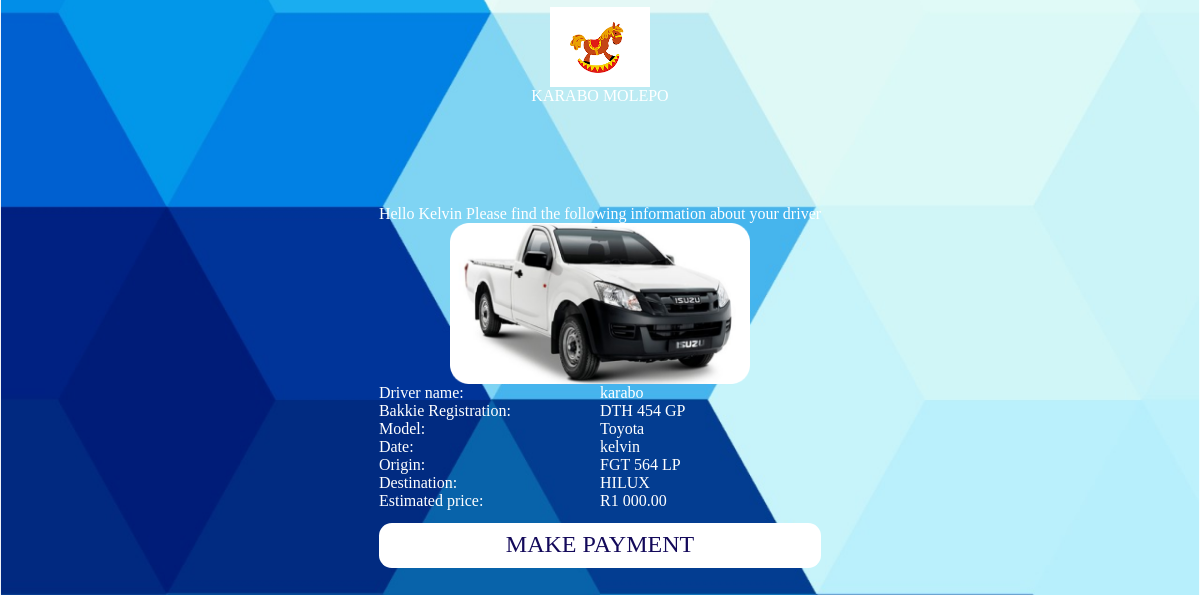
The page /Drivers/display on the database as committed earlier.
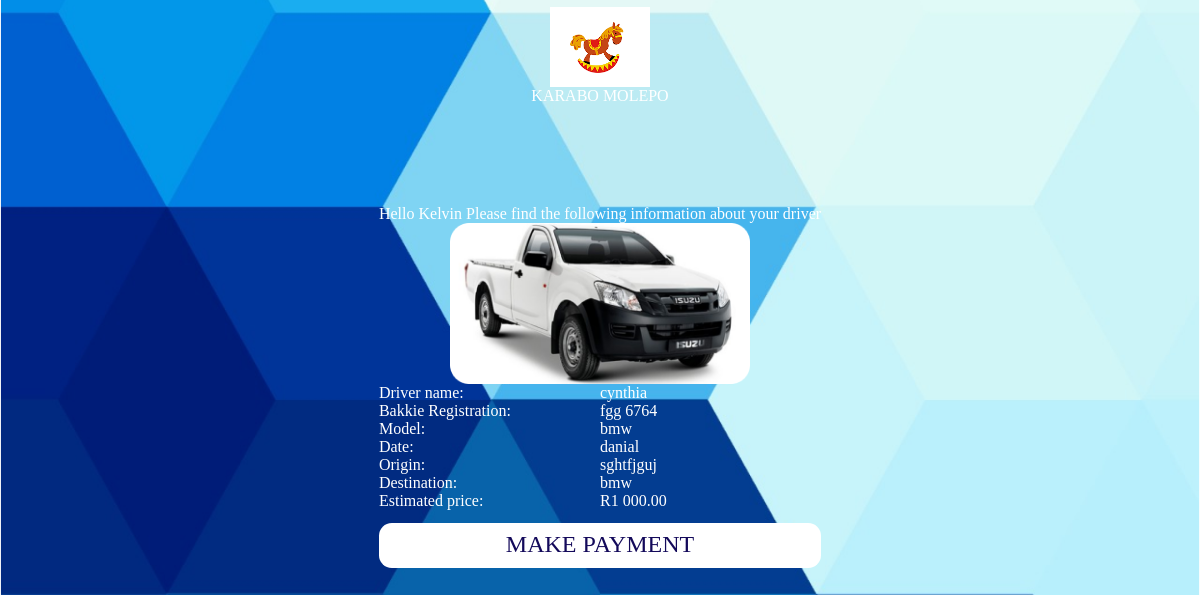
The same page on the database as committed later.
### Driver/models.py (models this page shows, shortened)
class Driver(models.Model):
    driver_name = models.CharField(max_length=100)
    car_registration= models.CharField(max_length=100)
    model= models.CharField(max_length=100)

### Driver/views.py (the view)
# urls.py: path("display",views.displayDriver,name="display"),
def displayDriver(request):
    items = Driver.objects.all()
    context = {
        "items":items
    }
    return render(request,"driver.html",context)

### templates/driver.html (shortened to what this page needs)
{% load static %}
<!DOCTYPE html>
<html lang="en">
   <head>
      <link rel="stylesheet" href='{% static "style.css" %}'>
   </head>
   <body>
      <div>
        <div style=" width: 100%; height: 200px;">
            <img src='{%  static "images/img-7.png" %}' class="rounded-circle" style=" width: 100px; display: block; margin-left: auto; margin-right: auto; padding-top: 0.5%;" alt="Avatar" />
          <p style="text-align: center; ">
            KARABO MOLEPO
          </p>
        </div>
         <div class="container" style="padding-bottom: 20%;">
            <div class="services_section_2">
               <p>Hello Kelvin Please find the following information about your driver<p>
               <img src='{% static "images/car.png" %}'class="" style="width: 300px; display: block; margin-left: auto; margin-right: auto;" alt="Avatar" />
               <div class="row" >
                  <div class="column">
                     <p>Driver name:</p>
                     <p>Bakkie Registration:</p>
                     <p>Model:</p>
                     <p>Date:</p>
                     <p>Origin:</p>
                     <p>Destination:</p>
                     <p>Estimated price:</p>
                  </div>
                  <div class="column">
                     {% for item in items %}
                     <p>{{item.driver_name}}</p>
                     <p>{{item.car_registration}} </p>
                     <p>{{item.model}}</p>
                     {% endfor %}
                     <p>R1 000.00</p>
                  </div>
                </div>
                <button class="btn" id="signIn"><a href="/Payment/payment/">Make Payment</a></button>
            </div>
         </div>
      </div>
   </body>
</html>

### MoveItProject/static/style.css (style rules this page uses)
* { padding: 0; margin: 0; }
html { background: url(images/Background.png) no-repeat center fixed; background-size: cover; align-items: center; -webkit-background-size: cover; -moz-background-size: cover; -o-background-size: cover; }
body { padding: 5px 7%; color: #FFFFFF; display: flex; justify-content: center; }
button { color: #FFFFFF; border: none; width: 100%; background: #4a6c93; padding: .6rem; border-radius: .8rem; cursor: pointer; margin: .8rem 0; line-height: 1.6rem; font-size: 1.5rem; text-transform: uppercase; font-family: Cambria, Cochin, Georgia, Times, 'Times New Roman', serif; }
#signIn { background: #FFFFFF; color: #13095a; }
#signIn a { text-decoration: none; background: none; color: #13095a; }

### templates/driver.html (style rules this page uses)
.row { display: flex; }
.column { flex: 50%; }

Rows that differ between the two databases and show on the page:
removed Driver: driver_name "karabo", car_registration "DTH 454 GP", model "Toyota"
removed Driver: driver_name "kelvin", car_registration "FGT 564 LP", model "HILUX"
added Driver: driver_name "cynthia", car_registration "fgg 6764", model "bmw"
added Driver: driver_name "danial", car_registration "sghtfjguj", model "bmw"
